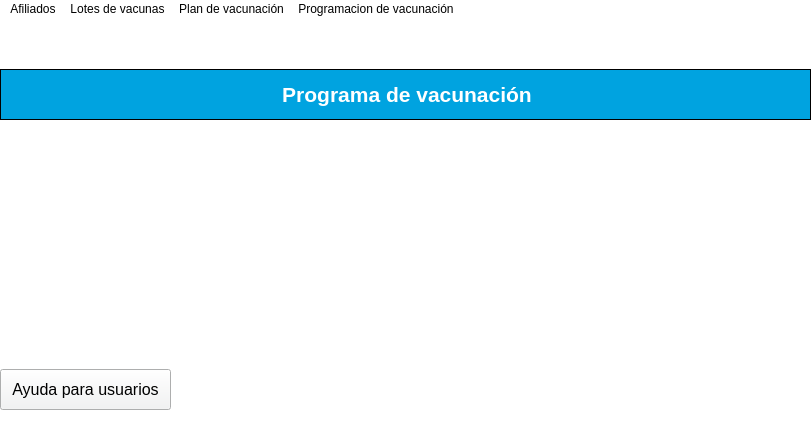
<?xml version="1.0" encoding="UTF-8"?>
<ui version="4.0">
 <class>PropMainWindow</class>
 <widget class="QMainWindow" name="PropMainWindow">
  <property name="enabled">
   <bool>true</bool>
  </property>
  <property name="geometry">
   <rect>
    <x>0</x>
    <y>0</y>
    <width>812</width>
    <height>431</height>
   </rect>
  </property>
  <property name="minimumSize">
   <size>
    <width>812</width>
    <height>431</height>
   </size>
  </property>
  <property name="maximumSize">
   <size>
    <width>813</width>
    <height>431</height>
   </size>
  </property>
  <property name="font">
   <font>
    <weight>50</weight>
    <bold>false</bold>
    <underline>false</underline>
    <strikeout>false</strikeout>
   </font>
  </property>
  <property name="mouseTracking">
   <bool>false</bool>
  </property>
  <property name="tabletTracking">
   <bool>false</bool>
  </property>
  <property name="windowTitle">
   <string>P_MainWindow</string>
  </property>
  <property name="toolTip">
   <string>cosas</string>
  </property>
  <property name="styleSheet">
   <string notr="true">background-color: rgb(255, 255, 255);</string>
  </property>
  <property name="animated">
   <bool>true</bool>
  </property>
  <property name="documentMode">
   <bool>false</bool>
  </property>
  <widget class="QWidget" name="centralwidget">
   <widget class="QPushButton" name="DocumentacionUsuario">
    <property name="geometry">
     <rect>
      <x>0</x>
      <y>350</y>
      <width>171</width>
      <height>41</height>
     </rect>
    </property>
    <property name="font">
     <font>
      <family>Arial</family>
      <pointsize>12</pointsize>
      <weight>50</weight>
      <bold>false</bold>
      <underline>false</underline>
      <strikeout>false</strikeout>
     </font>
    </property>
    <property name="mouseTracking">
     <bool>true</bool>
    </property>
    <property name="styleSheet">
     <string notr="true">background-color: rgb(242, 243, 244);</string>
    </property>
    <property name="text">
     <string>Ayuda para usuarios</string>
    </property>
    <property name="checkable">
     <bool>false</bool>
    </property>
   </widget>
   <widget class="QLabel" name="label">
    <property name="geometry">
     <rect>
      <x>0</x>
      <y>50</y>
      <width>811</width>
      <height>51</height>
     </rect>
    </property>
    <property name="autoFillBackground">
     <bool>false</bool>
    </property>
    <property name="styleSheet">
     <string notr="true">background-color: rgb(0, 163, 224);
border-color: rgb(85, 170, 255);
</string>
    </property>
    <property name="frameShape">
     <enum>QFrame::Box</enum>
    </property>
    <property name="text">
     <string>&lt;html&gt;&lt;head/&gt;&lt;body&gt;&lt;p align=&quot;center&quot;&gt;&lt;span style=&quot; font-size:16pt; font-weight:600; color:#ffffff;&quot;&gt;Programa de vacunación&lt;/span&gt;&lt;/p&gt;&lt;/body&gt;&lt;/html&gt;</string>
    </property>
   </widget>
   <widget class="QLabel" name="label_2">
    <property name="geometry">
     <rect>
      <x>240</x>
      <y>110</y>
      <width>301</width>
      <height>251</height>
     </rect>
    </property>
    <property name="font">
     <font>
      <stylestrategy>NoAntialias</stylestrategy>
     </font>
    </property>
    <property name="styleSheet">
     <string notr="true">border-image: url(:/icono vacuna/icono vacuna.png);
border-image: url(:/iconoVacuna/icono vacuna.png);</string>
    </property>
    <property name="text">
     <string>&lt;html&gt;&lt;head/&gt;&lt;body&gt;&lt;p&gt;&lt;br/&gt;&lt;/p&gt;&lt;/body&gt;&lt;/html&gt;</string>
    </property>
   </widget>
  </widget>
  <widget class="QMenuBar" name="menuBar">
   <property name="geometry">
    <rect>
     <x>0</x>
     <y>0</y>
     <width>812</width>
     <height>30</height>
    </rect>
   </property>
   <widget class="QMenu" name="menuAfiliados">
    <property name="title">
     <string>Afiliados</string>
    </property>
    <addaction name="actionCrearUsuario"/>
    <addaction name="actionConsultarUsuario"/>
    <addaction name="actionDesafiliarUsuario"/>
    <addaction name="actionVacunarUsuario"/>
   </widget>
   <widget class="QMenu" name="menuLotes_de_vacunas">
    <property name="title">
     <string>Lotes de vacunas</string>
    </property>
    <widget class="QMenu" name="menuConsultar">
     <property name="mouseTracking">
      <bool>true</bool>
     </property>
     <property name="focusPolicy">
      <enum>Qt::NoFocus</enum>
     </property>
     <property name="title">
      <string>Consultar</string>
     </property>
     <addaction name="actionConsultaCompletaLote"/>
     <addaction name="actionConsultaIndividualLote"/>
    </widget>
    <addaction name="actionCrearLote"/>
    <addaction name="menuConsultar"/>
   </widget>
   <widget class="QMenu" name="menuPlan_de_vacunacion">
    <property name="title">
     <string>Plan de vacunación</string>
    </property>
    <widget class="QMenu" name="menuConsultar_2">
     <property name="title">
      <string>Consultar</string>
     </property>
     <addaction name="actionConsultaCompletaPlan"/>
     <addaction name="actionConsultaIndividualPlan"/>
    </widget>
    <addaction name="actionCrearPlan"/>
    <addaction name="menuConsultar_2"/>
   </widget>
   <widget class="QMenu" name="menuProgramacion_de_vacunacion">
    <property name="title">
     <string>Programacion de vacunación</string>
    </property>
    <addaction name="actionCrearProgramacion"/>
    <addaction name="actionConsultarProgramacion"/>
   </widget>
   <addaction name="menuAfiliados"/>
   <addaction name="menuLotes_de_vacunas"/>
   <addaction name="menuPlan_de_vacunacion"/>
   <addaction name="menuProgramacion_de_vacunacion"/>
  </widget>
  <action name="actionConsultarUsuario">
   <property name="text">
    <string>Consultar</string>
   </property>
  </action>
  <action name="actionDesafiliarUsuario">
   <property name="text">
    <string>Desafiliar</string>
   </property>
  </action>
  <action name="actionVacunarUsuario">
   <property name="text">
    <string>Vacunar</string>
   </property>
  </action>
  <action name="actionCrearLote">
   <property name="text">
    <string>Crear</string>
   </property>
  </action>
  <action name="actionCrear_2">
   <property name="text">
    <string>Crear</string>
   </property>
  </action>
  <action name="actionConsultaCompletaLote">
   <property name="text">
    <string>Consulta completa</string>
   </property>
   <property name="priority">
    <enum>QAction::NormalPriority</enum>
   </property>
  </action>
  <action name="actionConsultaIndividualLote">
   <property name="text">
    <string>Consulta individual</string>
   </property>
  </action>
  <action name="actionCompleta">
   <property name="text">
    <string>Completa</string>
   </property>
  </action>
  <action name="actionCrearPlan">
   <property name="text">
    <string>Crear</string>
   </property>
  </action>
  <action name="actionConsultaCompletaPlan">
   <property name="text">
    <string>Consulta completa</string>
   </property>
  </action>
  <action name="actionConsultaIndividualPlan">
   <property name="text">
    <string>Consulta individual</string>
   </property>
  </action>
  <action name="actionCrearProgramacion">
   <property name="text">
    <string>Crear</string>
   </property>
  </action>
  <action name="actionCrearUsuario">
   <property name="text">
    <string>Crear</string>
   </property>
   <property name="font">
    <font>
     <family>MS Shell Dlg 2</family>
     <stylestrategy>PreferDefault</stylestrategy>
    </font>
   </property>
  </action>
  <action name="actionConsultarProgramacion">
   <property name="text">
    <string>Consultar</string>
   </property>
  </action>
 </widget>
 <resources>
  <include location="imagesForUi.qrc"/>
 </resources>
 <connections/>
</ui>
